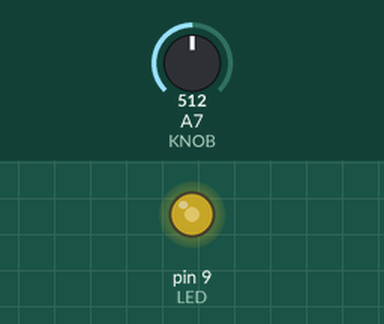
Recording of a sketch running on a simulated Arduino Nano, built with avr-gcc and run on an emulated ATmega328P. Shown: output pins drawn as LEDs (lit = HIGH). Inputs (shaded band) come from the test bench; at power-on: A7 (KNOB) = 512. What the sketch prints to the serial monitor is not drawn.

Above: at 1.2 s.
1.3 s: A7 (KNOB) set to 716
At 1.7 s:
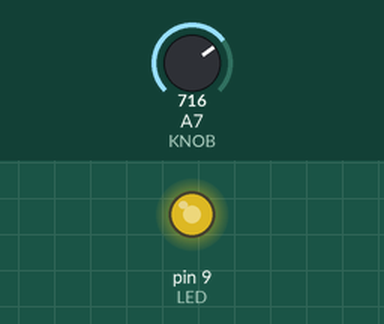
2.8 s: A7 (KNOB) set to 900
At 3.2 s:
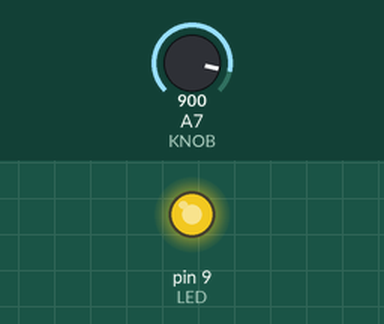
4.3 s: A7 (KNOB) set to 122
At 5.1 s:
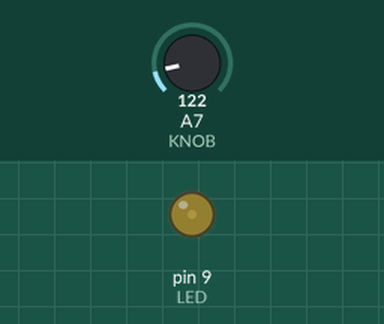
5.8 s: A7 (KNOB) set to 0
At 6.6 s:
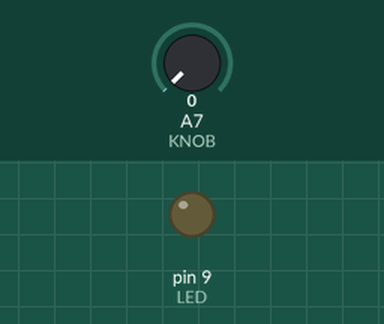
Timing chart, 0 to 8.3 s (numbered marks = the images above; inputs shaded):
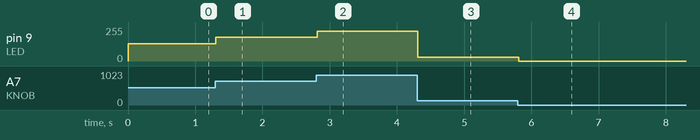

The sketch:

nano-dimmer.ino
```cpp
const int KNOB = A7;
const int LED = 9;

void setup() {
  Serial.begin(9600);
  pinMode(LED, OUTPUT);
  Serial.println("dimmer ready");
}

void loop() {
  int level = analogRead(KNOB) / 4;
  analogWrite(LED, level);
  delay(20);
}
```

Measured:
- after the input at 1.3 s, pin 9 (LED): 128/255 → 179/255 at once
- after the input at 2.8 s, pin 9 (LED): 179/255 → 225/255 at once
- after the input at 4.3 s, pin 9 (LED): 225/255 → 30/255 at once
- after the input at 5.8 s, pin 9 (LED): 30/255 → 0/255 at once
